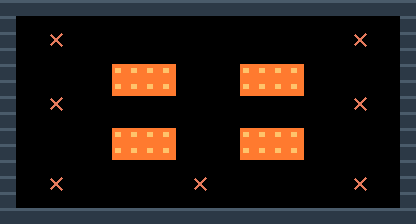

This is a level from a 2D game, rendered from its Tiled map with the project's own tilesets. A one-line summary and the complete map file follow:
An orthogonal 26x14 tile map with 16x16 px tiles, 2 tile layers (terreno, marcadores).

<map version="1.10" tiledversion="1.11.0" orientation="orthogonal" renderorder="right-down" width="26" height="14" tilewidth="16" tileheight="16" infinite="0" nextlayerid="3" nextobjectid="1">
 <properties>
  <property name="tipo" value="raz_combate" />
  <property name="nombre" value="fundicion" />
 </properties>
 <tileset firstgid="1" source="muelle.tsx" />
 <layer id="1" name="terreno" width="26" height="14">
  <data encoding="csv">
1,1,1,1,1,1,1,1,1,1,1,1,1,1,1,1,1,1,1,1,1,1,1,1,1,1,
1,0,0,0,0,0,0,0,0,0,0,0,0,0,0,0,0,0,0,0,0,0,0,0,0,1,
1,0,0,0,0,0,0,0,0,0,0,0,0,0,0,0,0,0,0,0,0,0,0,0,0,1,
1,0,0,0,0,0,0,0,0,0,0,0,0,0,0,0,0,0,0,0,0,0,0,0,0,1,
1,0,0,0,0,0,0,10,10,10,10,0,0,0,0,10,10,10,10,0,0,0,0,0,0,1,
1,0,0,0,0,0,0,10,10,10,10,0,0,0,0,10,10,10,10,0,0,0,0,0,0,1,
1,0,0,0,0,0,0,0,0,0,0,0,0,0,0,0,0,0,0,0,0,0,0,0,0,1,
1,0,0,0,0,0,0,0,0,0,0,0,0,0,0,0,0,0,0,0,0,0,0,0,0,1,
1,0,0,0,0,0,0,10,10,10,10,0,0,0,0,10,10,10,10,0,0,0,0,0,0,1,
1,0,0,0,0,0,0,10,10,10,10,0,0,0,0,10,10,10,10,0,0,0,0,0,0,1,
1,0,0,0,0,0,0,0,0,0,0,0,0,0,0,0,0,0,0,0,0,0,0,0,0,1,
1,0,0,0,0,0,0,0,0,0,0,0,0,0,0,0,0,0,0,0,0,0,0,0,0,1,
1,0,0,0,0,0,0,0,0,0,0,0,0,0,0,0,0,0,0,0,0,0,0,0,0,1,
1,1,1,1,1,1,1,1,1,1,1,1,1,1,1,1,1,1,1,1,1,1,1,1,1,1
</data>
 </layer>
 <layer id="2" name="marcadores" width="26" height="14">
  <data encoding="csv">
0,0,0,0,0,0,0,0,0,0,0,0,0,0,0,0,0,0,0,0,0,0,0,0,0,0,
0,0,0,0,0,0,0,0,0,0,0,0,0,0,0,0,0,0,0,0,0,0,0,0,0,0,
0,0,0,3,0,0,0,0,0,0,0,0,0,0,0,0,0,0,0,0,0,0,3,0,0,0,
0,0,0,0,0,0,0,0,0,0,0,0,0,0,0,0,0,0,0,0,0,0,0,0,0,0,
0,0,0,0,0,0,0,0,0,0,0,0,0,0,0,0,0,0,0,0,0,0,0,0,0,0,
0,0,0,0,0,0,0,0,0,0,0,0,0,0,0,0,0,0,0,0,0,0,0,0,0,0,
0,0,0,3,0,0,0,0,0,0,0,0,0,0,0,0,0,0,0,0,0,0,3,0,0,0,
0,0,0,0,0,0,0,0,0,0,0,0,0,0,0,0,0,0,0,0,0,0,0,0,0,0,
0,0,0,0,0,0,0,0,0,0,0,0,0,0,0,0,0,0,0,0,0,0,0,0,0,0,
0,0,0,0,0,0,0,0,0,0,0,0,0,0,0,0,0,0,0,0,0,0,0,0,0,0,
0,0,0,0,0,0,0,0,0,0,0,0,0,0,0,0,0,0,0,0,0,0,0,0,0,0,
0,0,0,3,0,0,0,0,0,0,0,0,3,0,0,0,0,0,0,0,0,0,3,0,0,0,
0,0,0,0,0,0,0,0,0,0,0,0,0,0,0,0,0,0,0,0,0,0,0,0,0,0,
0,0,0,0,0,0,0,0,0,0,0,0,0,0,0,0,0,0,0,0,0,0,0,0,0,0
</data>
 </layer>
</map>
